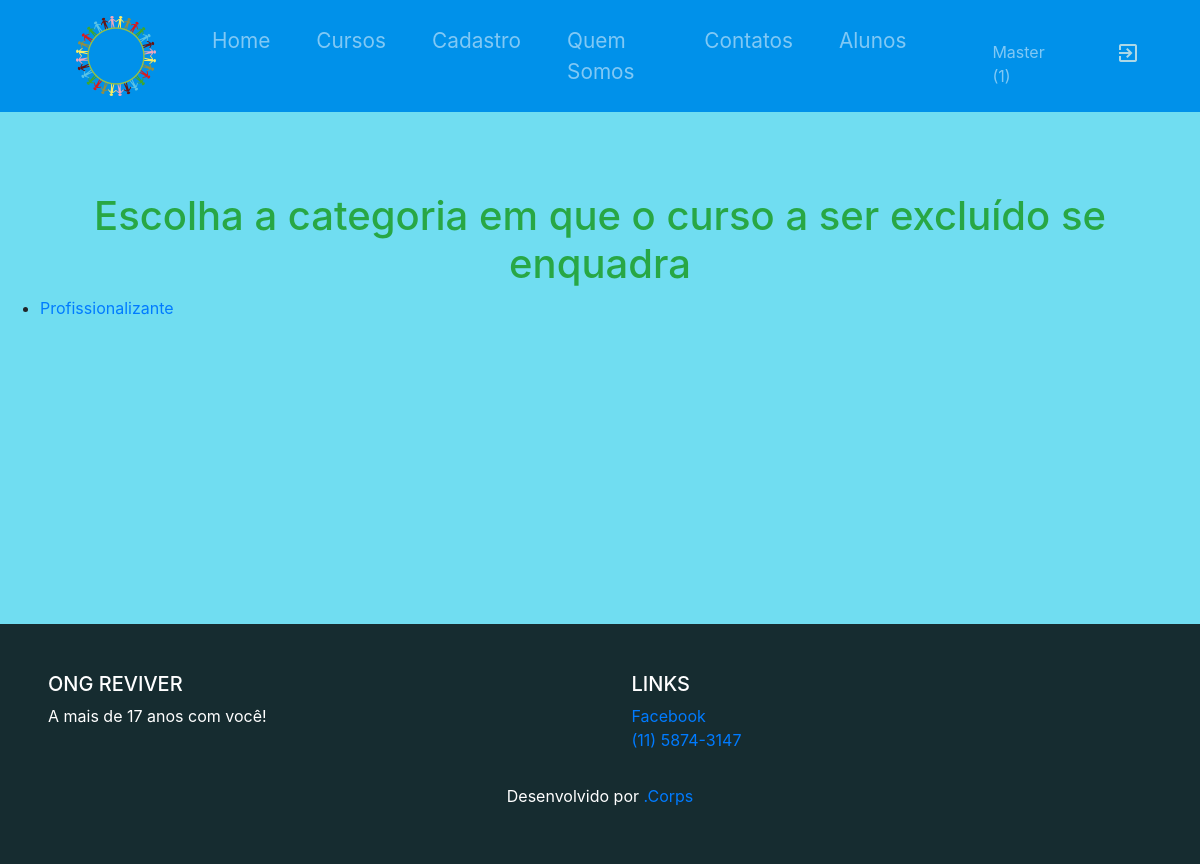
Before: /Views/DelCurso.php (signed in) with the older database file.
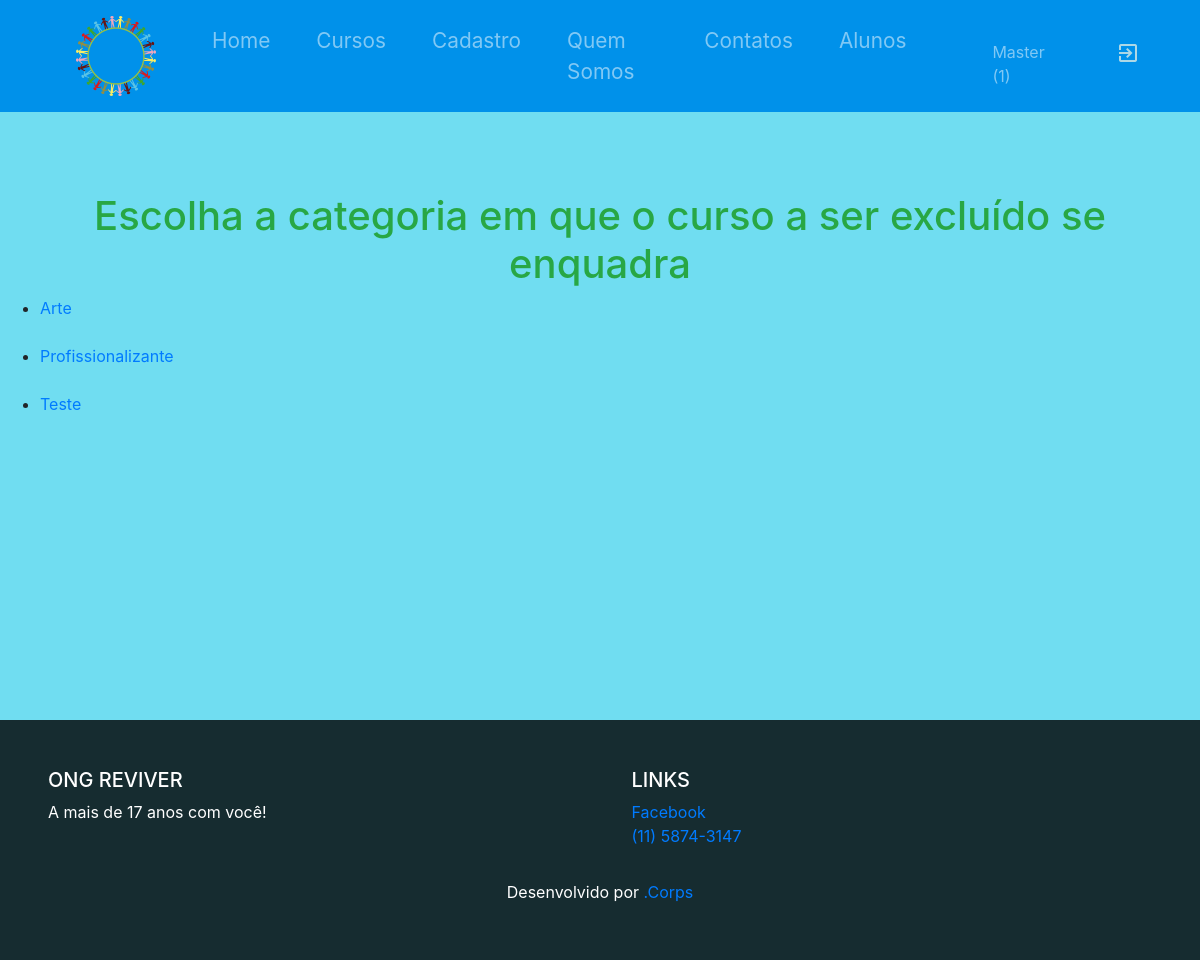
After: the same page with the newer database file.
### tables this page shows
create table TipoCurso(
AT_TipoCursoID int(2) primary key auto_increment,
AT_Tipo varchar(20)
);

### Views/DelCurso.php (the view, shortened to what this page needs)
<?php
include('Components/Header.php');
include('../Controller/Config.php');
?>
<h1 class='text-center text-success'>Escolha a categoria em que o curso a ser excluído se enquadra</h1>
<?php
$FirstQuery = mysqli_query($mysqli,'SELECT AT_Tipo,AT_TipoCursoID FROM TipoCurso');
if (empty($_GET['cat'])) {
echo "<ul>";
while($tipo = mysqli_fetch_array($FirstQuery)){
echo "
  <li>
<a href='DelCurso.php?cat=".$tipo['AT_TipoCursoID']."'>".$tipo['AT_Tipo']."</a>
    </li>
    <br>
";
}
echo "
</ul>
";
}
?>
<?php
include('Components/Footer.php');
?>

Changed rows visible on the page:
added tipocurso: AT_Tipo "Arte"
added tipocurso: AT_Tipo "Teste"
